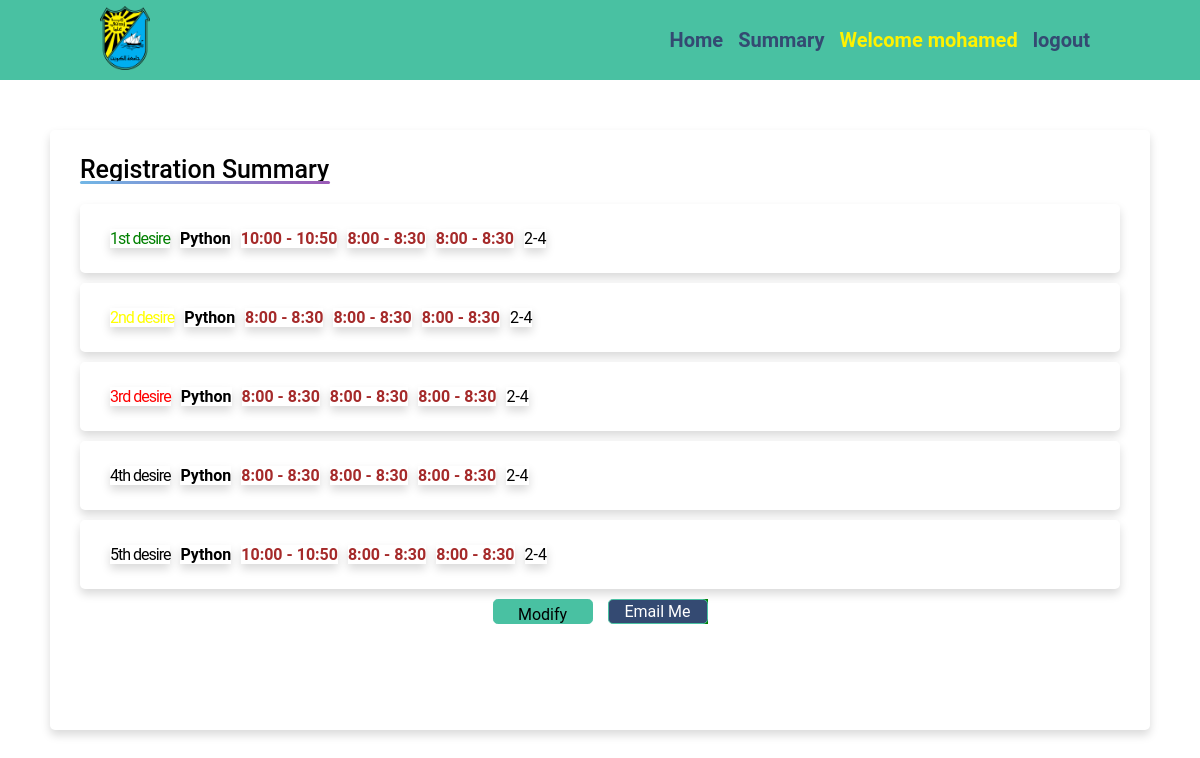
The page /summary/ (signed in) on the database its author committed.
### base/models.py (models this page shows, shortened)
class User(AbstractUser):
    serialNumber = models.CharField(max_length=100, null=True)
    teaching = models.BooleanField(default=False, null=True)
    vip = models.BooleanField(default=False, null=True)
    report = models.CharField(max_length=10, null=True)
    REQUIRED_FIELDS = []

class Desires_model(models.Model):
    user = models.ForeignKey(User, on_delete=models.CASCADE, null=True)
    d1 = models.CharField(max_length=100, null=True)
    d1t1 = models.CharField(max_length=100, null=True)
    d1t2 = models.CharField(max_length=100, null=True)
    d1t3 = models.CharField(max_length=100, null=True)
    day1 = models.CharField(max_length=100, null=True)
    d2 = models.CharField(max_length=100, null=True)
    d2t1 = models.CharField(max_length=100, null=True)
    d2t2 = models.CharField(max_length=100, null=True)
    d2t3 = models.CharField(max_length=100, null=True)
    day2 = models.CharField(max_length=100, null=True)
    d3 = models.CharField(max_length=100, null=True)
    d3t1 = models.CharField(max_length=100, null=True)
    d3t2 = models.CharField(max_length=100, null=True)
    d3t3 = models.CharField(max_length=100, null=True)
    day3 = models.CharField(max_length=100, null=True)
    d4 = models.CharField(max_length=100, null=True)
    d4t1 = models.CharField(max_length=100, null=True)
    d4t2 = models.CharField(max_length=100, null=True)
    d4t3 = models.CharField(max_length=100, null=True)
    day4 = models.CharField(max_length=100, null=True)
    d5 = models.CharField(max_length=100, null=True)
    d5t1 = models.CharField(max_length=100, null=True)
    d5t2 = models.CharField(max_length=100, null=True)
    d5t3 = models.CharField(max_length=100, null=True)
    day5 = models.CharField(max_length=100, null=True)

### base/views.py (the view, shortened to what this page needs)
# urls.py: path('summary/', views.summary_page, name='summary_page'),
@login_required(login_url='login_page')
def summary_page(request):
    model1 = Desires_model.objects.filter(user = request.user)
    user = request.user
    email = user.email
    context = {'model1':model1}
    return render(request, 'base/summary_page.html', context)

### base/templates/base/summary_page.html (shortened to what this page needs)
{% extends 'core2.html' %}
{% block content %}
<div class="teacher-main_container">
    <div class = "teacher-container">
        <div class="title">Registration Summary</div>
        <div class = "summary-content">
            {% for item in model1 %}
            <div class = "sdetail">
                <span class="first">1st desire</span>
                <span>{{item.d1}}</span>
                <span>{{item.d1t1}}</span>
                <span>{{item.d1t2}}</span>
                <span>{{item.d1t3}}</span>
                <span>{{item.day1}}</span>
            </div>
            <div class = "sdetail">
                <span class="second">2nd desire</span>
                <span>{{item.d2}}</span>
                <span>{{item.d2t1}}</span>
                <span>{{item.d2t2}}</span>
                <span>{{item.d2t3}}</span>
                <span>{{item.day2}}</span>
            </div>
            <div class = "sdetail">
                <span class="third">3rd desire</span>
                <span>{{item.d3}}</span>
                <span>{{item.d3t1}}</span>
                <span>{{item.d3t2}}</span>
                <span>{{item.d3t3}}</span>
                <span>{{item.day3}}</span>
            </div>
            <div class = "sdetail">
                <span class="fourth">4th desire</span>
                <span>{{item.d4}}</span>
                <span>{{item.d4t1}}</span>
                <span>{{item.d4t2}}</span>
                <span>{{item.d4t3}}</span>
                <span>{{item.day4}}</span>
            </div>
            <div class = "sdetail">
                <span class="fifth">5th desire</span>
                <span>{{item.d5}}</span>
                <span>{{item.d5t1}}</span>
                <span>{{item.d5t2}}</span>
                <span>{{item.d5t3}}</span>
                <span>{{item.day5}}</span>
            </div>
            <div class="summary-button">
                <a class = "" href = "{% url 'teacher_modify_page' item.id %}">Modify</a>
                <form method = "POST" action = "">
                    <button type = "submit">Email Me</button>
                </form>
            </div>
            {% endfor %}
        </div>
    </div>
</div>
{% endblock content %}

### templates/navebar.html (shortened to what this page needs)
<header>
    <ul class="navbar">
      <div class = 'navbar-main'>
        <img src="\media\images\logo.png" alt="">
      </div>
      <div class="navbar-items">
        {% if request.user.is_authenticated %}
        <a class = "logout-hover" href="{% url 'teacher_page' %}"><li>Home</li></a>
        <a class = "logout-hover" href="{% url 'summary_page' %}"><li>Summary</li></a>
        <a class = "welcome-user" href=""><li>Welcome {{request.user}}</li></a>
        <a class = "logout-hover" href="{% url 'logout_page' %}"><li>logout</li></a>
        {% endif %}
      </div>
    </ul>
  </header>

### static/styles/main.css (style rules this page uses)
* { padding: 0; margin: 0; box-sizing: border-box; scroll-behavior: smooth; list-style: none; text-decoration: none; font-family: "Roboto", sans-serif; }
:root { --bg-color-1: #344a72; --bg-color-2 : #ffff; --button-color: #49c1a2; --icon--color:#fff200; }
header { background-color: var(--button-color); position: fixed; top: 0; right: 0; width: 100%; z-index: 1000; }
.navbar { display: flex; align-items: center; justify-content: space-between; padding: 10px 100px; width: 100%; height: 80px; }
.navbar-main { width: 50%; }
.navbar-main img { width: 50px; height: auto; }
.navbar-items { display: flex; gap: 15px; width: 70%; padding: 10px; float: right; justify-content: right; }
.navbar-items a { color: var(--bg-color-2); font-weight: 700; font-size: 20px; pointer-events: none; }
.navbar-items .logout-hover { pointer-events:fill; color: var(--bg-color-1); transition: 0.4s; }
.navbar-items .welcome-user { color: var(--icon--color) }
body { background-color: var(--bg-color-1); }
form { width: 300px; margin-left: 20px; }
.teacher-main_container { position: fixed; top: 30px; width: 100vw; height: 100vh; display: flex; flex-direction: column; justify-content: center; align-items: center; background-color: var(--bg-color-2); }
.teacher-container { max-width: 1100px; width: 100%; height: 600px; background-color: #fff; padding: 25px 30px; border-radius: 5px; box-shadow: 0 5px 10px rgba(0,0,0,0.15); scroll-behavior: auto; }
.teacher-container .title { font-size: 25px; font-weight: 500; position: relative; }
.teacher-container .title::before { content: ""; position: absolute; left: 0; bottom: 0; height: 3px; width: 250px; border-radius: 5px; background: linear-gradient(135deg, #71b7e6, #9b59b6); }
.summary-content { display: flex; flex-direction: column; margin-top: 20px; gap:10px }
.summary-content .sdetail { background-color: var(--bg-color-2); padding: 25px 30px; border-radius: 5px; box-shadow: 0 5px 10px rgba(0,0,0,0.15); display: flex; flex-direction: row; gap: 10px; }
.summary-content .sdetail span { box-shadow: 0 5px 10px rgba(0,0,0,0.15); }
.summary-content .sdetail span:nth-child(2) { color: black; font-weight: bold; }
.summary-content .sdetail span:nth-child(3) { color: brown; font-weight: bold; }
.summary-content .sdetail span:nth-child(4) { color: brown; font-weight: bold; }
.summary-content .sdetail span:nth-child(5) { color: brown; font-weight: bold; }
.summary-button { display: flex; gap: 20px; align-items: center; justify-content: center; }
.summary-button form { background-color: green; width: 75px; }
.summary-button a { float: right; color: black; width: 100px; height: 25px; background-color: var(--bg-color-1); text-align: center; border: 1px solid var(--button-color); background-color: var(--button-color); border-radius: 0.3rem; font-size: 16px; padding-top: 5px; padding-bottom: 5px; }
.summary-button button { float: right; color: var(--bg-color-2); width: 100px; height: 25px; text-align: center; border: 1px solid var(--button-color); background-color: var(--bg-color-1); border-radius: 0.3rem; cursor: pointer; font-size: 16px; }
.first { color: green; font-size: 16px; letter-spacing: -1px; }
.second { color: yellow; font-size: 16px; letter-spacing: -1px; }
.third { color: red; font-size: 16px; letter-spacing: -1px; }
.fourth { color: black; font-size: 16px; letter-spacing: -1px; }
.fifth { color: black; font-size: 16px; letter-spacing: -1px; }

### rows shown on the page
User: user "mohamed"
Desires_model: d1 "Python", d1t1 "10:00 - 10:50", d1t2 "8:00 - 8:30", d1t3 "8:00 - 8:30", day1 "2-4", d2 "Python", d2t1 "8:00 - 8:30", d2t2 "8:00 - 8:30", d2t3 "8:00 - 8:30", day2 "2-4", d3 "Python", d3t1 "8:00 - 8:30", d3t2 "8:00 - 8:30", d3t3 "8:00 - 8:30", day3 "2-4", d4 "Python", d4t1 "8:00 - 8:30", d4t2 "8:00 - 8:30", d4t3 "8:00 - 8:30", day4 "2-4", d5 "Python", d5t1 "10:00 - 10:50", d5t2 "8:00 - 8:30", d5t3 "8:00 - 8:30", day5 "2-4"
